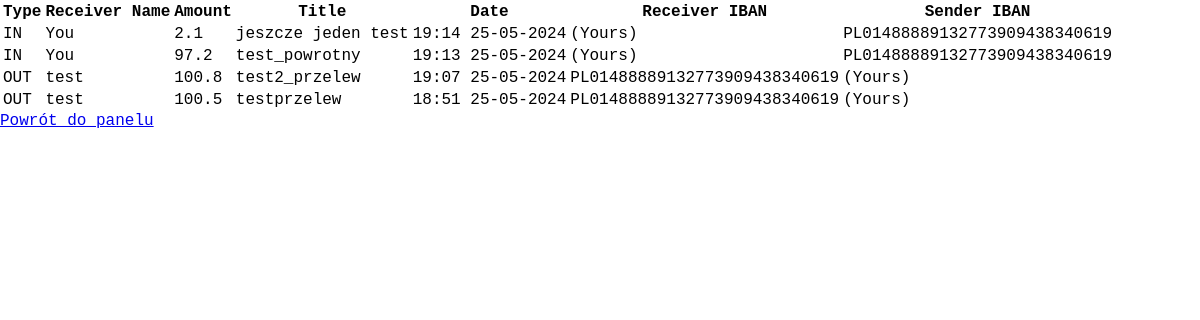
Page /transfer_history (signed in) on the earlier database version.
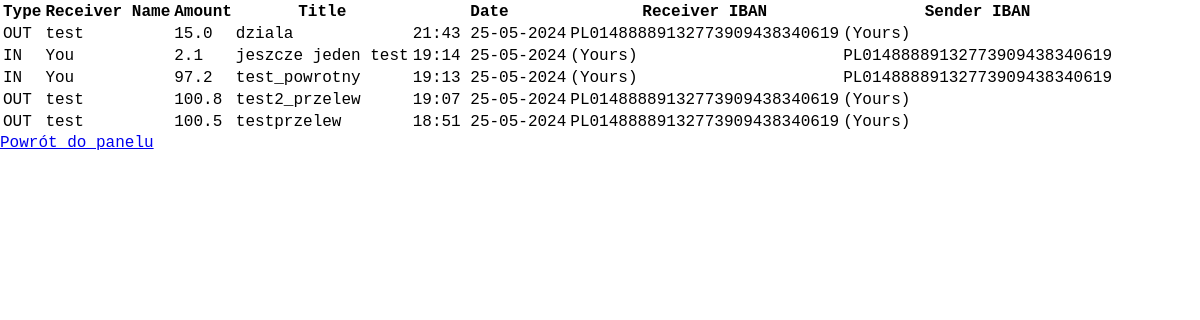
Same page on the later database version.
### app/__init__.py (models this page shows, shortened)
class Transfers(db.Model):
    __tablename__ = "Transfers"
    transfer_id = db.Column(db.String(64), primary_key=True, unique=True)
    sender_iban = db.Column(db.String(28), nullable=False)
    receiver_iban = db.Column(db.String(28), nullable=False)
    title = db.Column(db.String(50), nullable=False)
    receiver_name = db.Column(db.String(50), nullable=False)
    amount = db.Column(db.Float, nullable=False)
    date = db.Column(db.DateTime, nullable=False)
    sender_id = db.Column(db.String(16), db.ForeignKey('Customers.customer_id'), nullable=False)

### app/views.py (the view)
@app.route("/transfer_history", methods=['GET','POST'])
@login_required
def transfer_history():
    limit = 10                                                                          #to do show more
    transfers = get_transfers(current_user.login, limit)
    pesel = current_user.pesel
    customer_id = Customers.query.filter_by(pesel=pesel).first().customer_id
    return render_template("transfer_history.html", transfers=transfers, current_customer_id=customer_id)

### app/models/utils.py (called while the page is built)
def beautify_transfer(transfers):
    for transfer in transfers:
        transfer.formatted_date  = transfer.date.strftime("%H:%M %d-%m-%Y")
    return transfers

def get_transfers(login: str, limit: int):
    user = Users.query.filter_by(login=login).first()
    customer = Customers.query.filter_by(pesel=user.pesel).first()
    transfers_out = Transfers.query.filter_by(sender_id=customer.customer_id).limit(limit).all()
    transfers_in = Transfers.query.filter_by(receiver_iban=customer.iban_number).limit(limit).all()
    transfers = transfers_in + transfers_out
    transfers.sort(key=lambda x: x.date, reverse=True)
    return beautify_transfer(transfers)

### app/views.py (called while the page is built)
@login_manager.user_loader
def load_user(pesel):
    return Users.query.get(pesel)

### app/templates/transfer_history.html (shortened to what this page needs)
{% extends 'base.html'%}
{% block body %}
<table>
    <tr>
        <th>Type</th>
        <th>Receiver Name</th>
        <th>Amount</th>
        <th>Title</th>
        <th>Date</th>
        <th>Receiver IBAN</th>
        <th>Sender IBAN</th>
    </tr>
    {% for item in transfers %}
        <tr>
            {% if item.sender_id == current_customer_id %}
                <td>OUT</td>
                <td>{{ item.receiver_name }}</td>
                <td>{{ item.amount }}</td>
                <td>{{ item.title }}</td>
                <td>{{ item.formatted_date }}</td>
                <td>{{ item.receiver_iban }}</td>
                <td>(Yours)</td>
            {% else %}
                <td>IN</td>
                <td> You</td>
                <td>{{ item.amount }}</td>
                <td>{{ item.title }}</td>
                <td>{{ item.formatted_date }}</td>
                <td>(Yours)</td>
                <td>{{ item.sender_iban }}</td>
            {% endif %}
        </tr>
    {% endfor %}
</table>
<a href="{{url_for('dashboard')}}">Powrót do panelu</a>
{% endblock %}

Differences in the rows shown:
added Transfers: receiver_name "test", amount "15.0", title "dziala", formatted_date "21:43 25-05-2024", receiver_iban "PL01488889132773909438340619"
